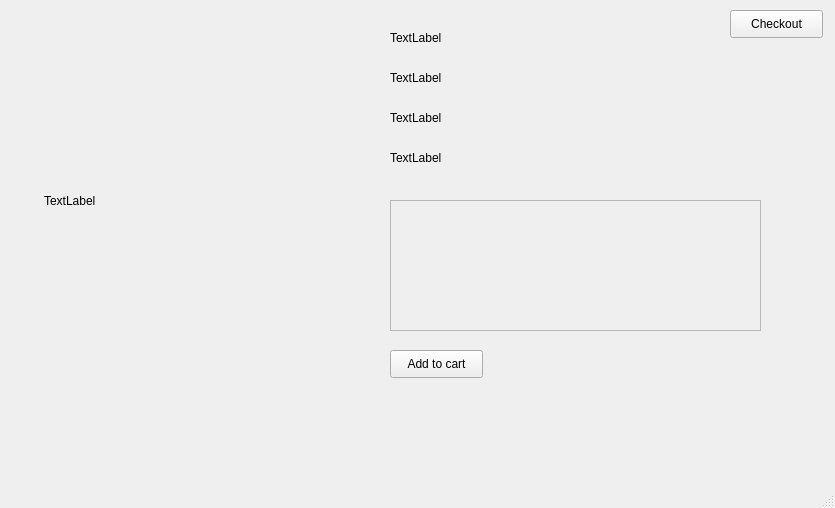
<?xml version="1.0" encoding="UTF-8"?>
<ui version="4.0">
 <class>MainWindow</class>
 <widget class="QMainWindow" name="MainWindow">
  <property name="geometry">
   <rect>
    <x>0</x>
    <y>0</y>
    <width>835</width>
    <height>508</height>
   </rect>
  </property>
  <property name="windowTitle">
   <string>MainWindow</string>
  </property>
  <widget class="QWidget" name="centralwidget">
   <widget class="QLabel" name="product_name_label">
    <property name="geometry">
     <rect>
      <x>390</x>
      <y>30</y>
      <width>111</width>
      <height>16</height>
     </rect>
    </property>
    <property name="text">
     <string>TextLabel</string>
    </property>
   </widget>
   <widget class="QLabel" name="price_label">
    <property name="geometry">
     <rect>
      <x>390</x>
      <y>70</y>
      <width>101</width>
      <height>16</height>
     </rect>
    </property>
    <property name="text">
     <string>TextLabel</string>
    </property>
   </widget>
   <widget class="QLabel" name="product_image_label">
    <property name="geometry">
     <rect>
      <x>44</x>
      <y>45</y>
      <width>291</width>
      <height>311</height>
     </rect>
    </property>
    <property name="text">
     <string>TextLabel</string>
    </property>
   </widget>
   <widget class="QLabel" name="color_label">
    <property name="geometry">
     <rect>
      <x>390</x>
      <y>150</y>
      <width>121</width>
      <height>16</height>
     </rect>
    </property>
    <property name="text">
     <string>TextLabel</string>
    </property>
   </widget>
   <widget class="QLabel" name="size_label">
    <property name="geometry">
     <rect>
      <x>390</x>
      <y>110</y>
      <width>55</width>
      <height>16</height>
     </rect>
    </property>
    <property name="text">
     <string>TextLabel</string>
    </property>
   </widget>
   <widget class="QTextEdit" name="des_label">
    <property name="enabled">
     <bool>false</bool>
    </property>
    <property name="geometry">
     <rect>
      <x>390</x>
      <y>200</y>
      <width>371</width>
      <height>131</height>
     </rect>
    </property>
   </widget>
   <widget class="QPushButton" name="check">
    <property name="geometry">
     <rect>
      <x>730</x>
      <y>10</y>
      <width>93</width>
      <height>28</height>
     </rect>
    </property>
    <property name="text">
     <string>Checkout</string>
    </property>
   </widget>
   <widget class="QPushButton" name="add">
    <property name="geometry">
     <rect>
      <x>390</x>
      <y>350</y>
      <width>93</width>
      <height>28</height>
     </rect>
    </property>
    <property name="text">
     <string>Add to cart</string>
    </property>
   </widget>
  </widget>
  <widget class="QMenuBar" name="menubar">
   <property name="geometry">
    <rect>
     <x>0</x>
     <y>0</y>
     <width>835</width>
     <height>26</height>
    </rect>
   </property>
  </widget>
  <widget class="QStatusBar" name="statusbar"/>
 </widget>
 <resources/>
 <connections/>
</ui>
